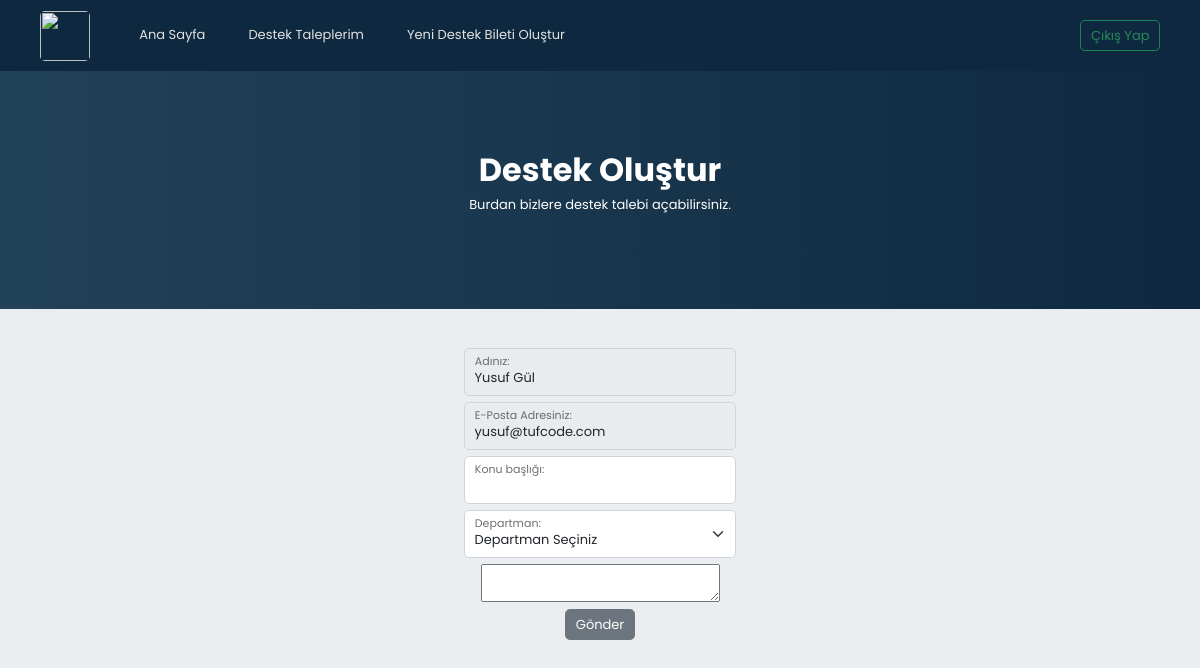
/addsupport.php (signed in), run on the app's committed database.
### tables this page shows
CREATE TABLE `pages` (
  `id` int(11) NOT NULL,
  `name` varchar(255) NOT NULL,
  `src` varchar(255) NOT NULL,
  `permission` int(11) NOT NULL,
  `location` int(11) NOT NULL,
  `dropdown` int(11) NOT NULL,
  `isDropdown` int(11) NOT NULL,
  `icon` varchar(255) NOT NULL,
  `isLogged` int(11) NOT NULL
);

CREATE TABLE `accounts` (
  `id` int(11) NOT NULL,
  `firstName` varchar(64) NOT NULL,
  `lastName` varchar(64) NOT NULL,
  `email` varchar(255) NOT NULL,
  `password` varchar(255) NOT NULL,
  `permission` int(11) NOT NULL,
  `department` int(11) NOT NULL,
  `createdDate` timestamp NOT NULL DEFAULT current_timestamp() ON UPDATE current_timestamp()
);

### functions/account.function.php (called while the page is built, shortened)
<?php
class Accounts{
  public function getName($id){
    $class = new classFonksiyon();
    $db = $class->dbConnection();
    $accounts = $db->prepare("SELECT firstName,lastName FROM accounts WHERE id = ?");
    $accounts->execute(array(
      $id
    ));
    $accounts_fetch = $accounts->fetch();
    if($accounts->rowCount() != 0){
    return $accounts_fetch["firstName"]." ".$accounts_fetch["lastName"];
    }
  }
  public function getEmail(){
    $class = new classFonksiyon();
    $db = $class->dbConnection();
    $accounts = $db->prepare("SELECT email FROM accounts WHERE id = ?");
    $accounts->execute(array(
      $_SESSION["userAccountID"]
    ));
    $accounts_fetch = $accounts->fetch();
    if($accounts->rowCount() != 0){
    return $accounts_fetch["email"];
    }
  }
  public function getLogged(){
    if(isset($_SESSION["logged"])){
          return true;
    }else{
        return false;
    }
  }
}

### addsupport.php (the view, shortened to what this page needs)
<?php
require_once($_SERVER['DOCUMENT_ROOT']."/functions/functionBase.php");
?>
<html lang="tr">
<head>
    <link href="https://cdn.jsdelivr.net/npm/bootstrap@5.2.1/dist/css/bootstrap.min.css" rel="stylesheet"
>
    <link rel="stylesheet" href="https://cdn.jsdelivr.net/npm/bootstrap-icons@1.9.1/font/bootstrap-icons.css">
    <link rel="stylesheet" href="resources/css/mainthemes.css">
</head>
<body>
    <div class="navcontainer">
        <?php include("pages/navbar.php"); ?>
    </div>
    <div class="defaultheader">
        <div class="title">
            <h1>Destek Oluştur</h1>
        </div>
        <div class="description">
            <p>Burdan bizlere destek talebi açabilirsiniz.</p>
        </div>
    </div>
    <div class="d-flex justify-content-center container mt-5 mb-5">
        <div class="addsupport">
            <div class="form-floating mb-2"">
                <input type=" email" class="form-control" id="floatingInputValue" value="<?= $user->getName($_SESSION["userAccountID"]) ?>" disabled>
                <label for="floatingInputValue">Adınız:</label>
            </div>
            <div class="form-floating mb-2"">
                <input type=" email" class="form-control" id="floatingInputValue" value="<?= $user->getEmail() ?>" disabled>
                <label for="floatingInputValue">E-Posta Adresiniz:</label>
            </div>
            <div class="form-floating mb-2">
                <input type="text" class="form-control" id="floatingInputValue" name="title">
                <label for="floatingInputValue">Konu başlığı:</label>
            </div>
            <div class="form-floating mb-2">
                <select class="form-select" id="floatingSelect" name="departments" aria-label="Floating label select example">
                    <option selected value="0">Departman Seçiniz</option>
                </select>
                <label for="floatingSelect">Departman:</label>
            </div>
            <div class="form-floating mb-2">
                <textarea name="editor1" require></textarea>
            </div>
            <div class="form-floating mb-2 text-center d-flex justify-content-center">
                <input type="submit" class="btn btn-secondary mb-3 supportadd" name="supportadd" value="Gönder"></input>
            </div>
        </div>
    </div>
</body>
</html>

### functions/class.function.php (shortened to what this page needs)
<?php
class classFonksiyon {
    private $settings = "/settings.json";
    private $host;
    private $username;
    private $password;
    private $database;
    public function __construct()
    {
      $jsonVeri = file_get_contents($_SERVER['DOCUMENT_ROOT'].$this->settings);
      $jsonVeri = json_decode($jsonVeri,true);
      $this->host = $jsonVeri["host"];
      $this->username = $jsonVeri["user"];
      $this->password = $jsonVeri["password"];
      $this->database = $jsonVeri["database"];
    }
    public function dbConnection(){
      try {
        $conn = new PDO("mysql:host=$this->host;dbname=$this->database;charset=utf8", $this->username, $this->password);
        $conn->setAttribute(PDO::ATTR_ERRMODE, PDO::ERRMODE_EXCEPTION);
      } catch(PDOException $e) {
        $message = "Connection failed: " . $e->getMessage();
      }
      return $conn;
    }
    public function pagesAll($location,$permission){
      $db = $this->dbConnection();
      $user = new Accounts();
      if($db){
        if($location == 1){
          $page = $db->prepare("SELECT * FROM pages WHERE location = ?");
          $page->execute(array(
            $location
          ));
          if($page->rowCount() != 0){
            foreach ($page as $page_veri) {
                if($page_veri["permission"] == $permission){
                  if($page_veri["isDropdown"] == 1){
                  echo "
                  <li class='treeview'>
                  <a href='#'>
                  <i class='{$page_veri["icon"]}'></i>
                  <span>{$page_veri["name"]}</span></a>";
                    $getElements = $db->prepare("SELECT * FROM pages WHERE dropdown = ?");
                    $getElements->execute(array(
                      $page_veri["id"]
                    ));
                    echo '<ul class="treeview-menu">';
                    foreach ($getElements as $page_element) {
                        echo "<li><a href='{$page_element["src"]}'><i class='fa fa-circle-o'></i> {$page_element["name"]}</a></li>";
                    }
                    echo "</ul></li>";
                  }else{
                    if($page_veri["dropdown"] == 0){
                    echo "<li class='treeview'>";
                    echo "<a href='{$page_veri["src"]}'>";
                    echo "<i class='{$page_veri["icon"]}'></i> <span>{$page_veri["name"]}</span>";
                    echo "</a>";
                    echo "</li>";
                    }
                  }
                }
            }
        }
        }else{
          $page = $db->prepare("SELECT * FROM pages WHERE location = ?");
          $page->execute(array(
            $location
          ));
          if($page->rowCount() != 0){
            foreach ($page as $page_veri) {
              if($user->getLogged()){
                if($page_veri["isLogged"] != 0 || $page_veri["isLogged"] == 0){
                  echo '<li class="nav-item">';
                  echo "<i class='fa fa-ticket'></i><a class='nav-link' href='{$page_veri["src"]}'>{$page_veri["name"]}</a>";
                  echo '</li>';
                }
              }else{
                if($page_veri["isLogged"] == 0){
                  echo '<li class="nav-item">';
                  echo "<i class='fa fa-ticket'></i><a class='nav-link' href='{$page_veri["src"]}'>{$page_veri["name"]}</a>";
                  echo '</li>';
                }
              }
            }
        }
      }
    }
    }
}

### resources/css/mainthemes.css (style rules this page uses)
*, *:after, *:before { margin: 0; padding: 0; font-family: "Poppins", sans-serif; }
*, *::before, *::after { box-sizing: border-box; margin: 0; padding: 0; }
body { background-color: #eaeef1; padding-top: 69px; }
html, body { font-size: 13px; font-family: "Poppins", sans-serif; text-align: center; line-height: 1.4; width: 100%; }
.code, html, body { height: 100vh; }
.subtitle, .title { margin: 0; }
.title { font-size: 4.4rem; font-weight: 400; opacity: 0; -webkit-animation: charge 0.5s forwards; animation: charge 0.5s forwards; }
.defaultheader { background: linear-gradient(to left, #0e293f, #22425a); height: 30vh; width: 100%; flex-direction: column; text-align: center; color: #fff; display: flex; justify-content: center; align-items: center; }
.defaultheader h1 { font-size: xx-large; font-weight: 700; }
.nav-link { color: rgb(226, 226, 226); margin-left: 30px; text-decoration: none; transition: 0.2s; }
.navcontainer { background-color: #1d3040; }
.description { -webkit-animation: charge 0.9s forwards; animation: charge 0.9s forwards; }

### data on the page
pages: name "Ana Sayfa"
pages: name "Destek Taleplerim"
pages: name "Yeni Destek Bileti Oluştur"
accounts: firstName+lastName "Yusuf Gül", email "yusuf@tufcode.com"
